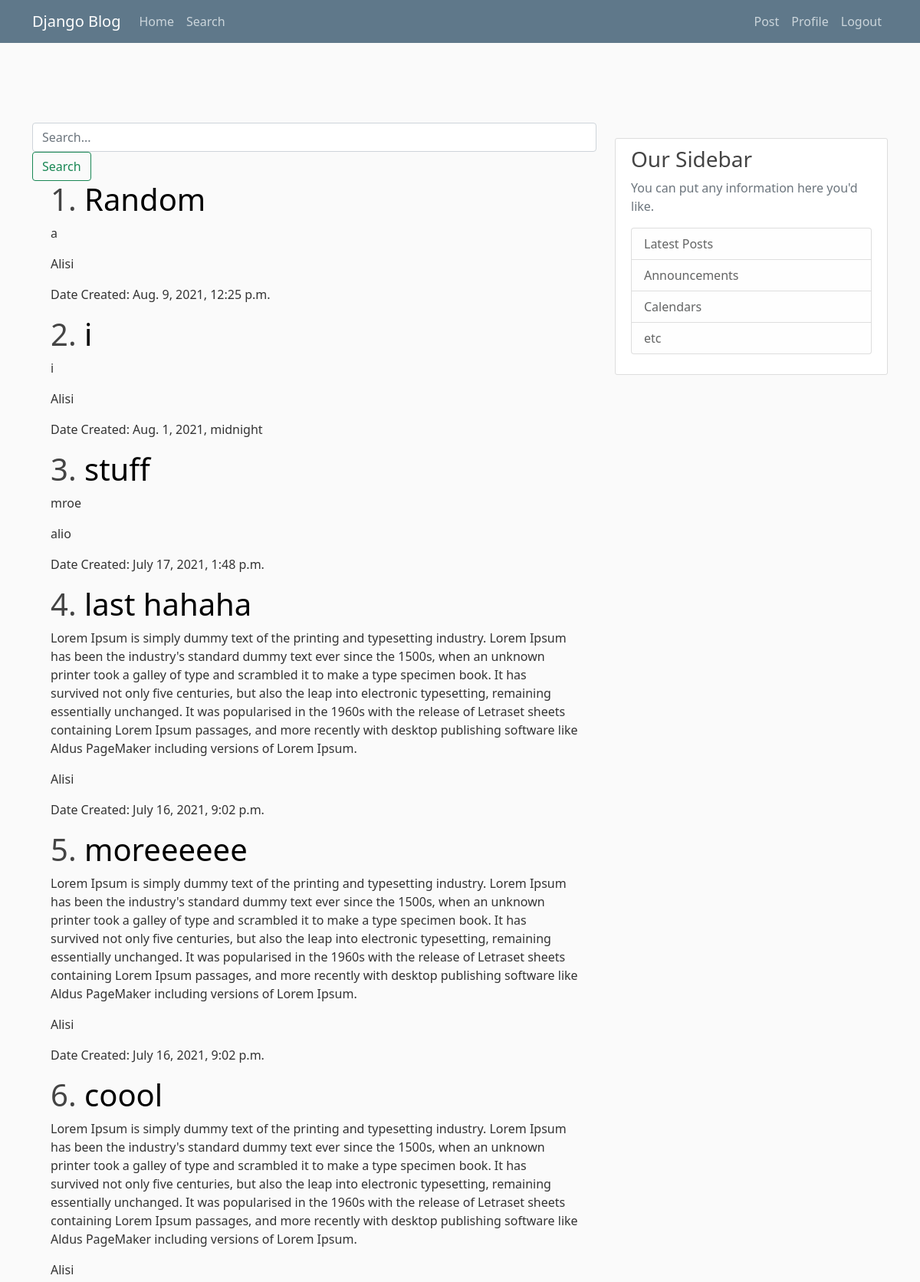
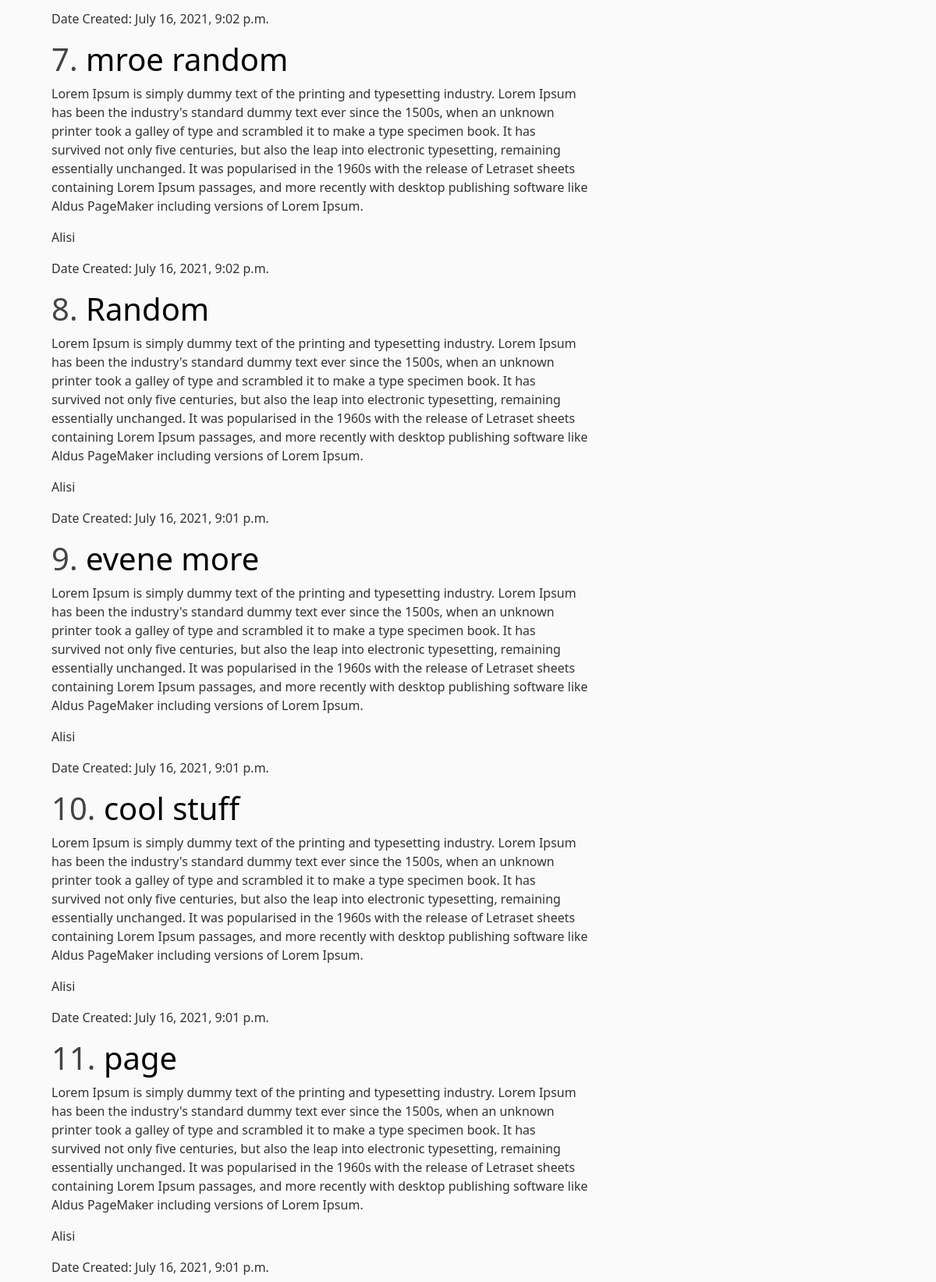
The page /about/ (signed in, upper part) on the database its author committed (2 pictures, top to bottom).
### blog/models.py (models this page shows, shortened)
class Post(models.Model):
    title = models.CharField(max_length=100)
    content = models.TextField()
    date_posted = models.DateTimeField(default = timezone.now)
    author = models.ForeignKey(User, on_delete=models.CASCADE)

### blog/views.py (the view)
# urls.py: path('about/', views.about, name='blogg-about'),
def about(request):
 search_post = request.GET.get('search')
 if search_post:
     posts = Post.objects.filter(Q(title__icontains=search_post) |
     Q(content__icontains=search_post))
 else:
       posts = Post.objects.all().order_by("-date_posted")
 return render(request, 'blog/about.html', {'posts': posts})

### blog/templates/blog/about.html
{% extends 'blog/base.html' %}
{% block content %}
{% if user.is_authenticated %}
<form class="form-inline my-2 my-lg-0" action="{% url 'blogg-about' %}" onsubmit=cool()>
    <input class="form-control mr-sm-2" type="search" placeholder="Search..." aria-label="Search" name="search" id="tags">
    <button class="btn btn-outline-success my-2 my-sm-0 mt-2" type="submit">Search</button>
  </form>
  <div class="container">
    {% for post in posts %}
    <h1>{{forloop.counter}}. <a class="tex" href="{% url 'post-detail' post.id%}">{{post.title}}</a></h1>
     <p>{{post.content}}</p>
     <p>{{post.author}}</p>
     <p>Date Created: {{post.date_posted}}</p>
    {% endfor %}
  </div>
{% else %}
<h1>Sign In To Search Posts</h1>
{% endif %}
   {% endblock %}

### blog/static/main.css (style rules this page uses)
body { background: #fafafa; color: #333333; margin-top: 5rem; }
h1, h2, h3, h4, h5, h6 { color: #444444; }

### blog/templates/blog/base.html (style rules this page uses)
body { background: #fafafa; color: #333333; margin-top: 5rem; }
h1, h2, h3, h4, h5, h6 { color: #444444; }
.tex { text-decoration: none; color:black; }

### rows shown on the page
Post: title "Random", content "a", author "Alisi", date_posted "Aug. 9, 2021, 12:25 p.m."
Post: title "i", content "i", author "Alisi", date_posted "Aug. 1, 2021, midnight"
Post: title "stuff", content "mroe", author "alio", date_posted "July 17, 2021, 1:48 p.m."
Post: title "last hahaha", content "Lorem Ipsum is simply dummy text of the printing and typesetting industry. Lorem Ipsum has been the industry's standard dummy text ever since the 1500s, when an unknown printer took a galley of type and scrambled it to make a type specimen book. It has survived not only five centuries, but also the leap into electronic typesetting, remaining essentially unchanged. It was popularised in the 1960s with the release of Letraset sheets containing Lorem Ipsum passages, and more recently with desktop publishing software like Aldus PageMaker including versions of Lorem Ipsum.", author "Alisi", date_posted "July 16, 2021, 9:02 p.m."
Post: title "moreeeeee", content "Lorem Ipsum is simply dummy text of the printing and typesetting industry. Lorem Ipsum has been the industry's standard dummy text ever since the 1500s, when an unknown printer took a galley of type and scrambled it to make a type specimen book. It has survived not only five centuries, but also the leap into electronic typesetting, remaining essentially unchanged. It was popularised in the 1960s with the release of Letraset sheets containing Lorem Ipsum passages, and more recently with desktop publishing software like Aldus PageMaker including versions of Lorem Ipsum.", author "Alisi", date_posted "July 16, 2021, 9:02 p.m."
Post: title "coool", content "Lorem Ipsum is simply dummy text of the printing and typesetting industry. Lorem Ipsum has been the industry's standard dummy text ever since the 1500s, when an unknown printer took a galley of type and scrambled it to make a type specimen book. It has survived not only five centuries, but also the leap into electronic typesetting, remaining essentially unchanged. It was popularised in the 1960s with the release of Letraset sheets containing Lorem Ipsum passages, and more recently with desktop publishing software like Aldus PageMaker including versions of Lorem Ipsum.", author "Alisi", date_posted "July 16, 2021, 9:02 p.m."
Post: title "mroe random", content "Lorem Ipsum is simply dummy text of the printing and typesetting industry. Lorem Ipsum has been the industry's standard dummy text ever since the 1500s, when an unknown printer took a galley of type and scrambled it to make a type specimen book. It has survived not only five centuries, but also the leap into electronic typesetting, remaining essentially unchanged. It was popularised in the 1960s with the release of Letraset sheets containing Lorem Ipsum passages, and more recently with desktop publishing software like Aldus PageMaker including versions of Lorem Ipsum.", author "Alisi", date_posted "July 16, 2021, 9:02 p.m."
Post: title "Random", content "Lorem Ipsum is simply dummy text of the printing and typesetting industry. Lorem Ipsum has been the industry's standard dummy text ever since the 1500s, when an unknown printer took a galley of type and scrambled it to make a type specimen book. It has survived not only five centuries, but also the leap into electronic typesetting, remaining essentially unchanged. It was popularised in the 1960s with the release of Letraset sheets containing Lorem Ipsum passages, and more recently with desktop publishing software like Aldus PageMaker including versions of Lorem Ipsum.", author "Alisi", date_posted "July 16, 2021, 9:01 p.m."
Post: title "evene more", content "Lorem Ipsum is simply dummy text of the printing and typesetting industry. Lorem Ipsum has been the industry's standard dummy text ever since the 1500s, when an unknown printer took a galley of type and scrambled it to make a type specimen book. It has survived not only five centuries, but also the leap into electronic typesetting, remaining essentially unchanged. It was popularised in the 1960s with the release of Letraset sheets containing Lorem Ipsum passages, and more recently with desktop publishing software like Aldus PageMaker including versions of Lorem Ipsum.", author "Alisi", date_posted "July 16, 2021, 9:01 p.m."
Post: title "cool stuff", content "Lorem Ipsum is simply dummy text of the printing and typesetting industry. Lorem Ipsum has been the industry's standard dummy text ever since the 1500s, when an unknown printer took a galley of type and scrambled it to make a type specimen book. It has survived not only five centuries, but also the leap into electronic typesetting, remaining essentially unchanged. It was popularised in the 1960s with the release of Letraset sheets containing Lorem Ipsum passages, and more recently with desktop publishing software like Aldus PageMaker including versions of Lorem Ipsum.", author "Alisi", date_posted "July 16, 2021, 9:01 p.m."
Post: title "page", content "Lorem Ipsum is simply dummy text of the printing and typesetting industry. Lorem Ipsum has been the industry's standard dummy text ever since the 1500s, when an unknown printer took a galley of type and scrambled it to make a type specimen book. It has survived not only five centuries, but also the leap into electronic typesetting, remaining essentially unchanged. It was popularised in the 1960s with the release of Letraset sheets containing Lorem Ipsum passages, and more recently with desktop publishing software like Aldus PageMaker including versions of Lorem Ipsum.", author "Alisi", date_posted "July 16, 2021, 9:01 p.m."
